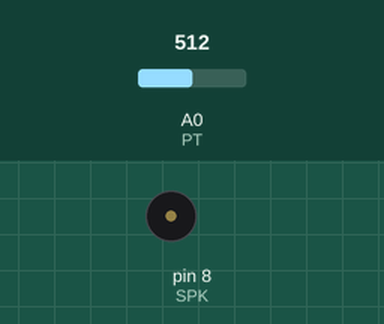
A sketch run on a simulated Arduino Uno, built with avr-gcc and run on an emulated ATmega328P. Parts: buzzer (waves = sounding). The inputs (shaded band) are chosen by the test bench; at power-on: A0 (PT) = 512. What the sketch prints to the serial monitor is not drawn.

Above: at 0.2 s.
Timing chart, 0 to 3.0 s (numbered marks = the images above):
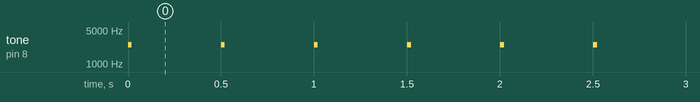

The sketch:

Photo_sensor_Piezo_speaker.ino
```cpp
#define SPK 8
#define PT A0

void setup() {
 Serial.begin(9600);
}

void loop() {
  tone(SPK, map(analogRead(PT), 0, 1023, 31, 4978), 20);
  Serial.println(analogRead(PT));
  delay(500);
}
```

Measured:
- by itself, tone on pin 8 (SPK): alternates 2506 Hz for 0.02 s and silent for 0.48 s
